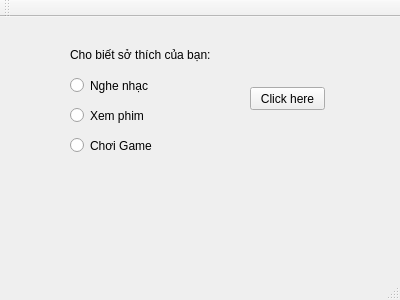
<?xml version="1.0" encoding="UTF-8"?>
<ui version="4.0">
 <class>MainWindow</class>
 <widget class="QMainWindow" name="MainWindow">
  <property name="geometry">
   <rect>
    <x>0</x>
    <y>0</y>
    <width>400</width>
    <height>300</height>
   </rect>
  </property>
  <property name="windowTitle">
   <string>MainWindow</string>
  </property>
  <widget class="QWidget" name="centralWidget">
   <widget class="QRadioButton" name="nhac">
    <property name="geometry">
     <rect>
      <x>70</x>
      <y>60</y>
      <width>82</width>
      <height>17</height>
     </rect>
    </property>
    <property name="text">
     <string>Nghe nhạc</string>
    </property>
   </widget>
   <widget class="QPushButton" name="choose">
    <property name="geometry">
     <rect>
      <x>250</x>
      <y>70</y>
      <width>75</width>
      <height>23</height>
     </rect>
    </property>
    <property name="text">
     <string>Click here</string>
    </property>
   </widget>
   <widget class="QLabel" name="label">
    <property name="geometry">
     <rect>
      <x>70</x>
      <y>30</y>
      <width>141</width>
      <height>16</height>
     </rect>
    </property>
    <property name="text">
     <string>Cho biết sở thích của bạn: </string>
    </property>
   </widget>
   <widget class="QRadioButton" name="phim">
    <property name="geometry">
     <rect>
      <x>70</x>
      <y>90</y>
      <width>82</width>
      <height>17</height>
     </rect>
    </property>
    <property name="text">
     <string>Xem phim</string>
    </property>
   </widget>
   <widget class="QRadioButton" name="game">
    <property name="geometry">
     <rect>
      <x>70</x>
      <y>120</y>
      <width>82</width>
      <height>17</height>
     </rect>
    </property>
    <property name="text">
     <string>Chơi Game</string>
    </property>
   </widget>
   <widget class="QLabel" name="KQ">
    <property name="geometry">
     <rect>
      <x>140</x>
      <y>170</y>
      <width>46</width>
      <height>13</height>
     </rect>
    </property>
    <property name="text">
     <string/>
    </property>
   </widget>
  </widget>
  <widget class="QMenuBar" name="menuBar">
   <property name="geometry">
    <rect>
     <x>0</x>
     <y>0</y>
     <width>400</width>
     <height>21</height>
    </rect>
   </property>
  </widget>
  <widget class="QToolBar" name="mainToolBar">
   <attribute name="toolBarArea">
    <enum>TopToolBarArea</enum>
   </attribute>
   <attribute name="toolBarBreak">
    <bool>false</bool>
   </attribute>
  </widget>
  <widget class="QStatusBar" name="statusBar"/>
 </widget>
 <layoutdefault spacing="6" margin="11"/>
 <resources/>
 <connections/>
</ui>
